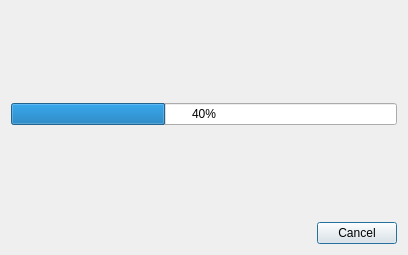
<?xml version="1.0" encoding="UTF-8"?>
<ui version="4.0">
 <class>Dialog</class>
 <widget class="QDialog" name="Dialog">
  <property name="geometry">
   <rect>
    <x>0</x>
    <y>0</y>
    <width>408</width>
    <height>255</height>
   </rect>
  </property>
  <property name="windowTitle">
   <string>Fortschritt Pixelfehler Korrektur</string>
  </property>
  <layout class="QVBoxLayout" name="verticalLayout">
   <item>
    <spacer name="verticalSpacer">
     <property name="orientation">
      <enum>Qt::Vertical</enum>
     </property>
     <property name="sizeHint" stdset="0">
      <size>
       <width>20</width>
       <height>40</height>
      </size>
     </property>
    </spacer>
   </item>
   <item>
    <widget class="QProgressBar" name="progressBar">
     <property name="maximum">
      <number>100</number>
     </property>
     <property name="value">
      <number>40</number>
     </property>
     <property name="textVisible">
      <bool>true</bool>
     </property>
     <property name="orientation">
      <enum>Qt::Horizontal</enum>
     </property>
     <property name="invertedAppearance">
      <bool>false</bool>
     </property>
     <property name="format">
      <string>%p%</string>
     </property>
    </widget>
   </item>
   <item>
    <spacer name="verticalSpacer_2">
     <property name="orientation">
      <enum>Qt::Vertical</enum>
     </property>
     <property name="sizeHint" stdset="0">
      <size>
       <width>20</width>
       <height>40</height>
      </size>
     </property>
    </spacer>
   </item>
   <item>
    <widget class="QDialogButtonBox" name="buttonBox">
     <property name="orientation">
      <enum>Qt::Horizontal</enum>
     </property>
     <property name="standardButtons">
      <set>QDialogButtonBox::Cancel</set>
     </property>
    </widget>
   </item>
  </layout>
 </widget>
 <resources/>
 <connections>
  <connection>
   <sender>buttonBox</sender>
   <signal>accepted()</signal>
   <receiver>Dialog</receiver>
   <slot>accept()</slot>
   <hints>
    <hint type="sourcelabel">
     <x>224</x>
     <y>294</y>
    </hint>
    <hint type="destinationlabel">
     <x>157</x>
     <y>274</y>
    </hint>
   </hints>
  </connection>
  <connection>
   <sender>buttonBox</sender>
   <signal>rejected()</signal>
   <receiver>Dialog</receiver>
   <slot>reject()</slot>
   <hints>
    <hint type="sourcelabel">
     <x>292</x>
     <y>300</y>
    </hint>
    <hint type="destinationlabel">
     <x>286</x>
     <y>274</y>
    </hint>
   </hints>
  </connection>
 </connections>
</ui>
